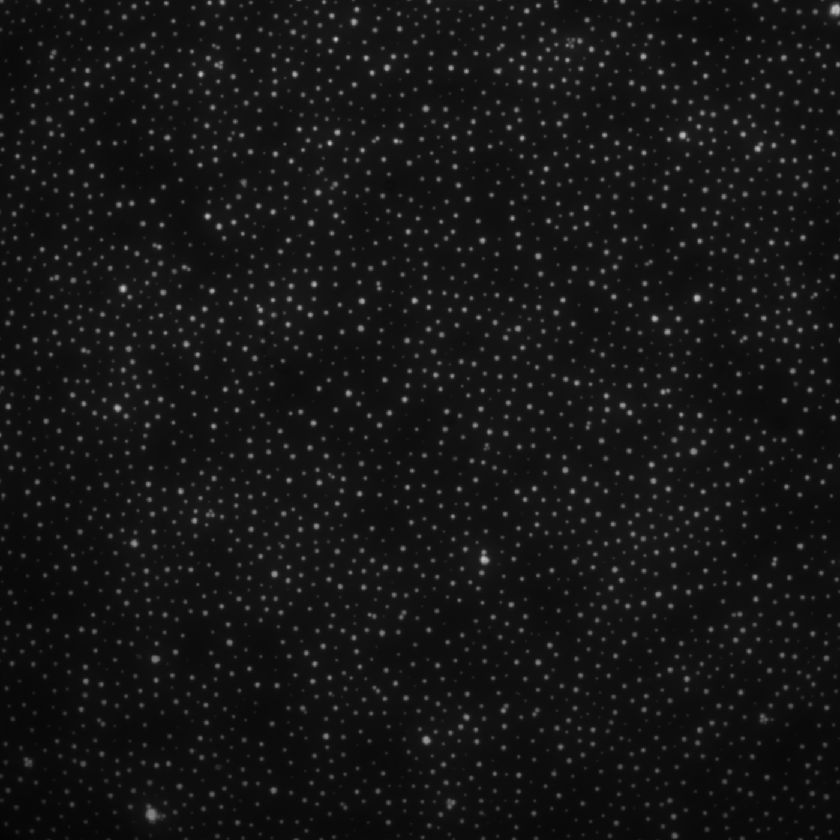
#> input picture Image_Analysis/data/2022-07-PDMS+TIRF/TIRF.tif, 840 x 840 px, shrunk from 1400 x 1400 before the run, found by its file name
$ python ICS_tests.py
#> lines starting #> are read from the running program, lines starting #| are printed output that depends on the picture
"""
Matplotlib Animation Example
author: Jake Vanderplas
email: vanderplas@astro.washington.edu
website: http://jakevdp.github.com
license: BSD

Rest is modified by Cameron Hastie.

"""

# LIBRARY IMPORTS ===================================================
#====================================================================
import numpy as np                  # This library is essential for manipulating data.
import matplotlib.pyplot as plt     # This library is essential for plotting data.
from matplotlib import animation

# CUSTOM FUNCTIONS ==================================================
#====================================================================

import math
import cv2
import numpy as np

# Following three images are from https://stackoverflow.com/questions/16702966/rotate-image-and-crop-out-black-borders
def rotate_image(image, angle):
    """
    Rotates an OpenCV 2 / NumPy image about it's centre by the given angle
    (in degrees). The returned image will be large enough to hold the entire
    new image, with a black background
    """

    # Get the image size
    # No that's not an error - NumPy stores image matricies backwards
    image_size = (image.shape[1], image.shape[0])
    image_center = tuple(np.array(image_size) / 2)

    # Convert the OpenCV 3x2 rotation matrix to 3x3
    rot_mat = np.vstack(
        [cv2.getRotationMatrix2D(image_center, angle, 1.0), [0, 0, 1]]
    )

    rot_mat_notranslate = np.matrix(rot_mat[0:2, 0:2])

    # Shorthand for below calcs
    image_w2 = image_size[0] * 0.5
    image_h2 = image_size[1] * 0.5

    # Obtain the rotated coordinates of the image corners
    rotated_coords = [
        (np.array([-image_w2,  image_h2]) * rot_mat_notranslate).A[0],
        (np.array([ image_w2,  image_h2]) * rot_mat_notranslate).A[0],
        (np.array([-image_w2, -image_h2]) * rot_mat_notranslate).A[0],
        (np.array([ image_w2, -image_h2]) * rot_mat_notranslate).A[0]
    ]

    # Find the size of the new image
    x_coords = [pt[0] for pt in rotated_coords]
    x_pos = [x for x in x_coords if x > 0]
    x_neg = [x for x in x_coords if x < 0]

    y_coords = [pt[1] for pt in rotated_coords]
    y_pos = [y for y in y_coords if y > 0]
    y_neg = [y for y in y_coords if y < 0]

    right_bound = max(x_pos)
    left_bound = min(x_neg)
    top_bound = max(y_pos)
    bot_bound = min(y_neg)

    new_w = int(abs(right_bound - left_bound))
    new_h = int(abs(top_bound - bot_bound))

    # We require a translation matrix to keep the image centred
    trans_mat = np.matrix([
        [1, 0, int(new_w * 0.5 - image_w2)],
        [0, 1, int(new_h * 0.5 - image_h2)],
        [0, 0, 1]
    ])

    # Compute the tranform for the combined rotation and translation
    affine_mat = (np.matrix(trans_mat) * np.matrix(rot_mat))[0:2, :]

    # Apply the transform
    result = cv2.warpAffine(
        image,
        affine_mat,
        (new_w, new_h),
        flags=cv2.INTER_LINEAR
    )

    return result

# TODO: How necessary is this part? Maybe only useful if the image is not a square.
# [57 lines left out: functions largest_rotated_rect, crop_around_center, not called in this run]

# Initialization function: plot the background of each frame
def init():
    test_movie.set_data(crop_image - crop_image)
    return test_movie,

# Animation function.  This is called sequentially
# [12 lines left out: function animate_shifts, not called in this run]

# Helper function for deciding how to shift the matrix
def shift_crop_dir(x, j):
    match x:
        case "R":
            new_low_lim_x = low_lim_x + j
            new_upp_lim_x = upp_lim_x + j
            new_low_lim_y = low_lim_y
            new_upp_lim_y = upp_lim_y
            shifted_image = test_image[new_low_lim_x:new_upp_lim_x, new_low_lim_y:new_upp_lim_y]
            return shifted_image, new_low_lim_x, new_upp_lim_x, new_low_lim_y, new_upp_lim_y
        case "U":
            new_low_lim_x = low_lim_x
            new_upp_lim_x = upp_lim_x
            new_low_lim_y = low_lim_y - j
            new_upp_lim_y = upp_lim_y - j
            shifted_image = test_image[new_low_lim_x:new_upp_lim_x, new_low_lim_y:new_upp_lim_y]
            return shifted_image, new_low_lim_x, new_upp_lim_x, new_low_lim_y, new_upp_lim_y
        case "L":
            new_low_lim_x = low_lim_x - j
            new_upp_lim_x = upp_lim_x - j
            new_low_lim_y = low_lim_y
            new_upp_lim_y = upp_lim_y
            shifted_image = test_image[new_low_lim_x:new_upp_lim_x, new_low_lim_y:new_upp_lim_y]
            return shifted_image, new_low_lim_x, new_upp_lim_x, new_low_lim_y, new_upp_lim_y
        case "D":
            new_low_lim_x = low_lim_x
            new_upp_lim_x = upp_lim_x
            new_low_lim_y = low_lim_y + j
            new_upp_lim_y = upp_lim_y + j
            shifted_image = test_image[new_low_lim_x:new_upp_lim_x, new_low_lim_y:new_upp_lim_y]
            return shifted_image, new_low_lim_x, new_upp_lim_x, new_low_lim_y, new_upp_lim_y

# INIT IMAGES =======================================================
#====================================================================

#test_file = "C:/Users/Cameron/Documents/GitHub/Tutorial/Image_Analysis/data/2022-07-PDMS+TIRF/UnTIRF+BKGD.tif"
#reff_file = "C:/Users/Cameron/Documents/GitHub/Tutorial/Image_Analysis/data/2022-07-PDMS+TIRF/TIRF+BKGD.tif"
test_file = "C:/Users/Cameron/Documents/GitHub/Tutorial/Image_Analysis/data/2022-07-PDMS+TIRF/TIRF.tif"
reff_file = "C:/Users/Cameron/Documents/GitHub/Tutorial/Image_Analysis/data/2022-07-PDMS+TIRF/unTIRF.tif"

# Grab the test and reference images
test_image = plt.imread(test_file)
#> test_image is the input picture: shape (840, 840) uint16; min 840, max 50343, mean 5564.8
reff_image = plt.imread(reff_file)
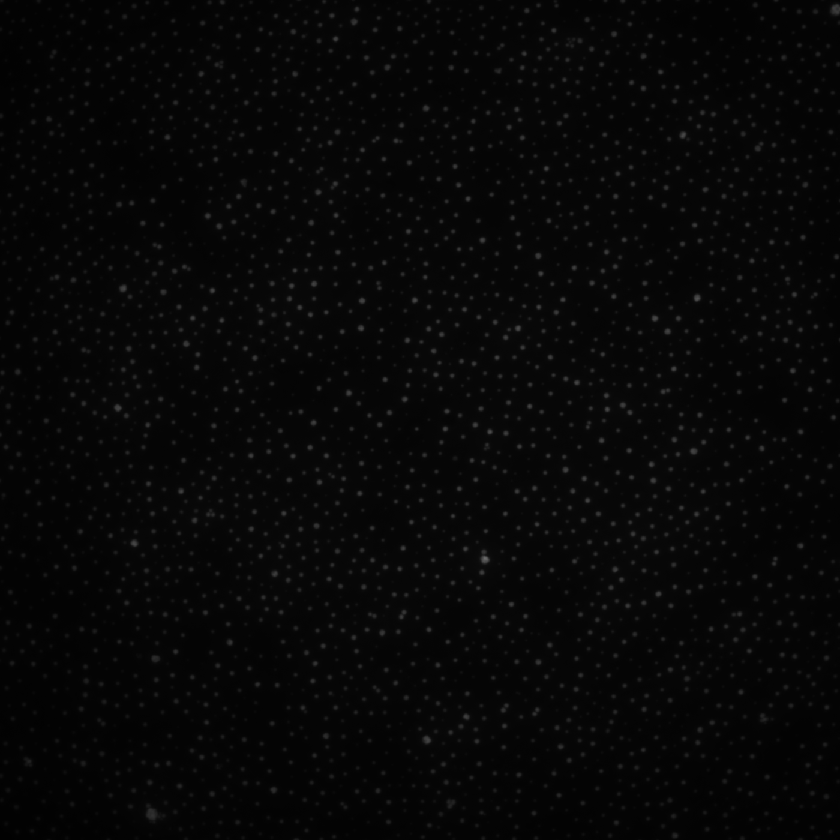
#> input picture Image_Analysis/data/2022-07-PDMS+TIRF/unTIRF.tif, 840 x 840 px, shrunk from 1400 x 1400 before the run, found by its file name
#> reff_image is the input picture: shape (840, 840) uint16; min 326, max 27163, mean 1971.3
# Normalize
test_image = (test_image - np.min(test_image)) / (np.max(test_image) - np.min(test_image))
reff_image = (reff_image - np.min(reff_image)) / (np.max(reff_image) - np.min(reff_image))
# Image dimension, assumes similar sizes
image_dim = np.size(test_image[0,:])
#> image_dim = 840

# INIT SHIFTS =======================================================
#====================================================================

# Define fraction of image boarder to be cropped: A*
crop_frac = 1/2.1
low_lim = int(np.floor(image_dim*crop_frac))
#> low_lim = 400
upp_lim = int(np.floor(image_dim*(1-crop_frac)))
#> upp_lim = 440
low_lim_x = low_lim
#> low_lim_x = 400
upp_lim_x = upp_lim
#> upp_lim_x = 440
low_lim_y = low_lim
#> low_lim_y = 400
upp_lim_y = upp_lim
#> upp_lim_y = 440
# Define the order of shift spiral
directions = ['R', 'U', 'L', 'D']
# Max number of shifts
num_shifts = int(low_lim/10)
#> num_shifts = 40
num_angles = num_shifts
#> num_angles = 40
# Init transformation matrix ~ movie
tran_images = np.zeros([num_shifts, upp_lim-low_lim, upp_lim-low_lim])
direction_reps = np.zeros([2*num_shifts,1])
#> direction_reps = 80 values from 0 to 0
# direction_repeats = [1,1,3,3,4,4,5,5,...,Nshift,Nshift]
for i in range(num_shifts):
    loop_shifted_ind = 2*i
    direction_reps[loop_shifted_ind] = i+1
    direction_reps[loop_shifted_ind+1] = i+1
#> after the loop, direction_reps = 80 values from 1 to 40
# Init L2 norm matrix
L2_norm = np.zeros([num_shifts, num_angles])
# Init R vector
R_vals = np.zeros([num_shifts, 1])
#> R_vals = 40 values from 0 to 0

dir_counter = 0
step_counter = 0

# MAIN CODE STARTS HERE =============================================
#====================================================================
# First set up the figure, the axis, and the plot element we want to animate
fig = plt.figure()
crop_image = reff_image[low_lim:upp_lim, low_lim:upp_lim]
ax = plt.axes(xlim=(0, upp_lim-low_lim), ylim=(0,upp_lim-low_lim))
test_movie = ax.imshow(crop_image)
# call the animator.  blit=True means only re-draw the parts that have changed.
anim = animation.FuncAnimation(fig, animate_shifts, init_func=init,
                            frames=num_shifts, interval=20, blit=True)

for j in range(num_shifts):
    # directions = [R,U,L,D]    |    direction_repeats = [1,1,3,3,4,4,5,5,...,Nshift,Nshift]
    direct = directions[np.mod(j,len(directions)-1)]
    shift_image, low_lim_x, upp_lim_x, low_lim_y, upp_lim_y = shift_crop_dir(direct,j)
    tran_image = crop_image*shift_image
    L2_norm[j,0] = np.sum(crop_image*shift_image)
    for i in range(num_angles-1):
        rot_image = rotate_image(test_image,360*(i+1)/num_angles)
        rot_image = rot_image[low_lim_x:upp_lim_x, low_lim_y:upp_lim_y]
        L2_norm[j,i] = np.sum(crop_image*rot_image)
    R_vals[j] = np.sqrt(np.power(low_lim_x-low_lim, 2) + np.power(low_lim_y-low_lim, 2))
    #L2_norm[j] = np.sum(crop_image*shift_image)/np.sum(crop_image*crop_image)
    #tran_image = np.power((crop_image-shift_image),2)
    #L2_norm[j] = np.sqrt(np.sum(np.power((crop_image-shift_image),2)))
    tran_images[j,:,:] = tran_image
#> this loop made 40 passes
#> pass 1, in rotate_image, `result = cv2.warpAffine( image, affine_mat, (new_w, new_h), flags=cv2...`:
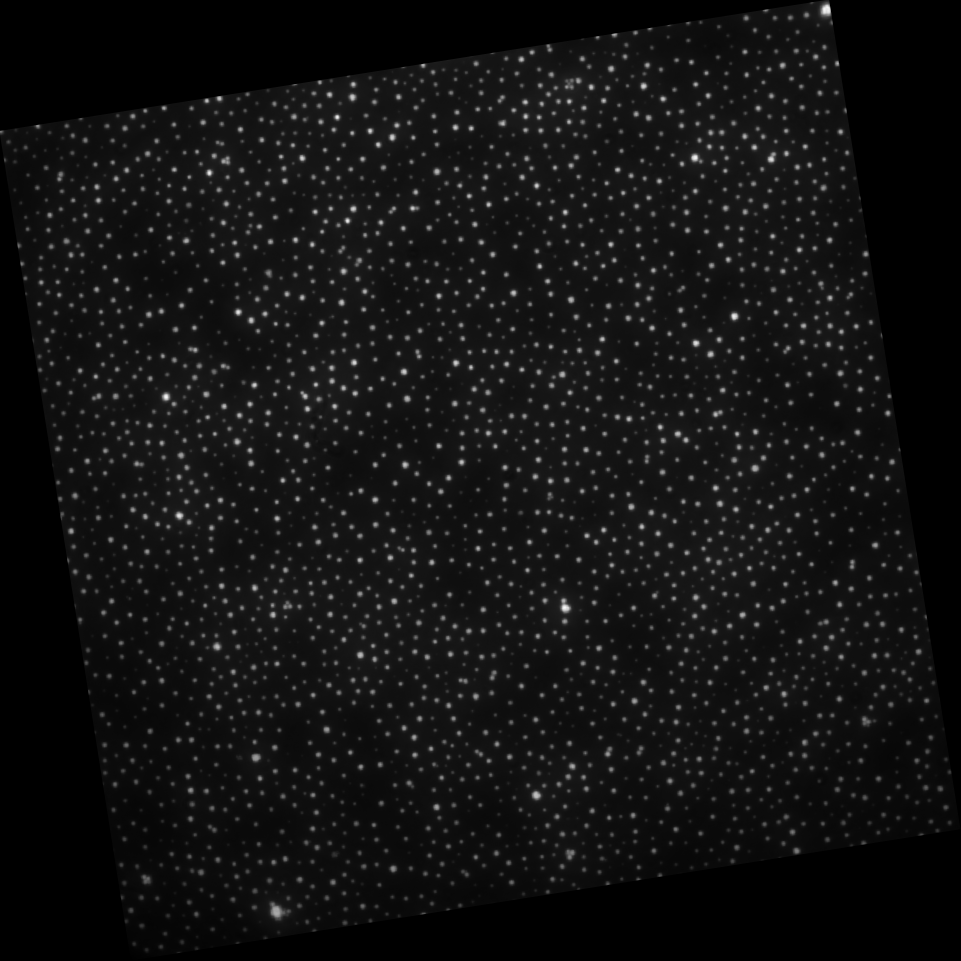
#> result: shape (961, 961) float64; min 0, max 0.974, mean 0.0729
#> pass 1, in rotate_image (call 2), `result = cv2.warpAffine( image, affine_mat, (new_w, new_h), flags=cv2...`:
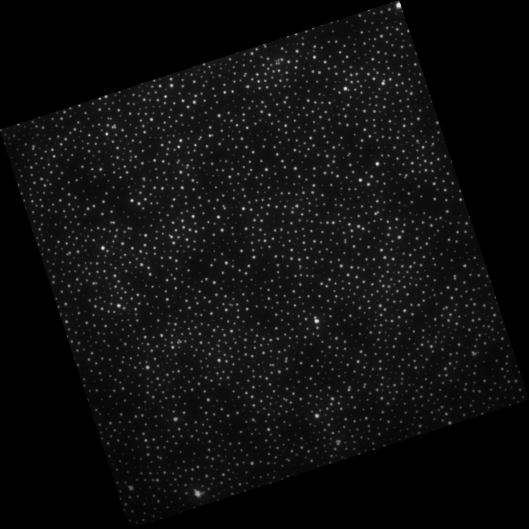
#> result: shape (1058, 1058) float64 (shown at 1/2 size); min 0, max 0.968, mean 0.0602
#> pass 1, in rotate_image (call 3), `result = cv2.warpAffine( image, affine_mat, (new_w, new_h), flags=cv2...`:
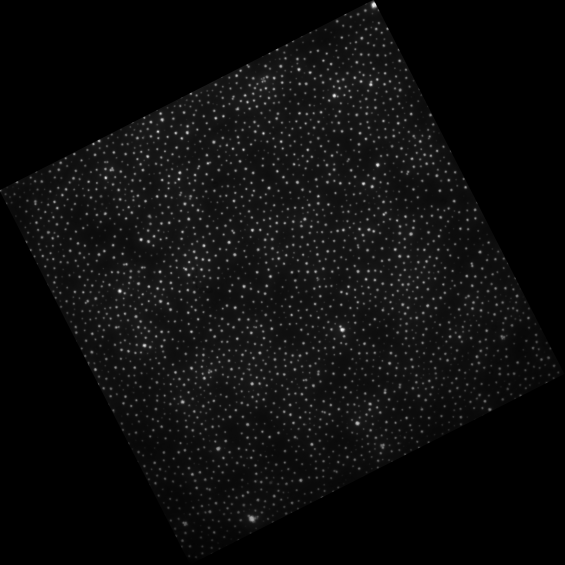
#> result: shape (1129, 1129) float64 (shown at 1/2 size); min 0, max 0.977, mean 0.0528
#> after the loop:
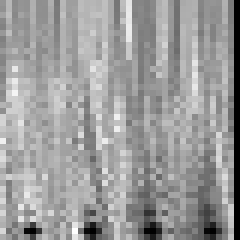
#> L2_norm: shape (40, 40) float64 (shown 6 times larger); min 0, max 14.42, mean 8.79; drawn with min black and max white
#anim.save('basic_animation.gif', fps=5)

# save the animation as an mp4.  This requires ffmpeg or mencoder to be
# installed.  The extra_args ensure that the x264 codec is used, so that
# the video can be embedded in html5.  You may need to adjust this for
# your system: for more information, see
# http://matplotlib.sourceforge.net/api/animation_api.html

plt.show()
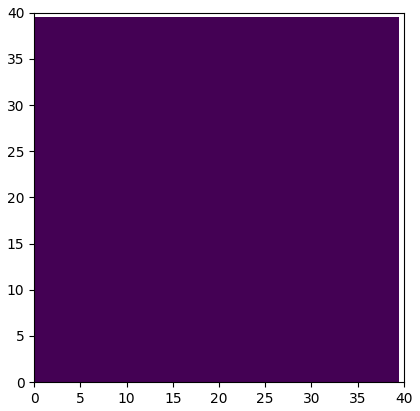
#> figure drawn by matplotlib, 1 panel

plt.imshow(L2_norm)
plt.show()

plt.plot(R_vals)
plt.show()
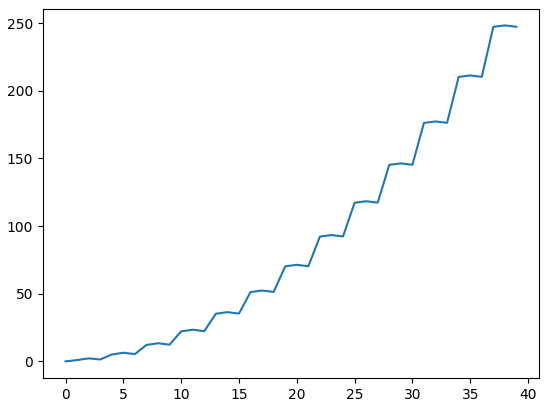
#> figure drawn by matplotlib, 1 panel; curve peaks at x = 38, y = 248.4

input()
